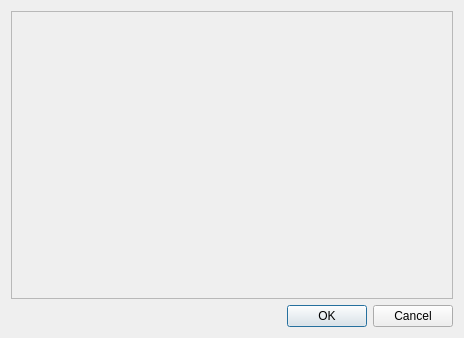
<?xml version="1.0" encoding="UTF-8"?>
<ui version="4.0">
 <class>IgSettingsEditorDialog</class>
 <widget class="QDialog" name="IgSettingsEditorDialog">
  <property name="geometry">
   <rect>
    <x>0</x>
    <y>0</y>
    <width>464</width>
    <height>338</height>
   </rect>
  </property>
  <property name="windowTitle">
   <string>iSpy Settings Editor</string>
  </property>
  <property name="windowIcon">
   <iconset resource="../interface/iggi.qrc">
    <normaloff>:/images/iguana-small.xpm</normaloff>:/images/iguana-small.xpm</iconset>
  </property>
  <layout class="QGridLayout" name="gridLayout">
   <item row="1" column="0">
    <widget class="QDialogButtonBox" name="buttonBox">
     <property name="orientation">
      <enum>Qt::Horizontal</enum>
     </property>
     <property name="standardButtons">
      <set>QDialogButtonBox::Cancel|QDialogButtonBox::Ok</set>
     </property>
    </widget>
   </item>
   <item row="0" column="0">
    <widget class="QScrollArea" name="scrollArea">
     <property name="widgetResizable">
      <bool>true</bool>
     </property>
     <widget class="QWidget" name="scrollAreaWidgetContents">
      <property name="geometry">
       <rect>
        <x>0</x>
        <y>0</y>
        <width>442</width>
        <height>282</height>
       </rect>
      </property>
     </widget>
    </widget>
   </item>
  </layout>
 </widget>
 <resources>
  <include location="../interface/iggi.qrc"/>
 </resources>
 <connections>
  <connection>
   <sender>buttonBox</sender>
   <signal>accepted()</signal>
   <receiver>IgSettingsEditorDialog</receiver>
   <slot>accept()</slot>
   <hints>
    <hint type="sourcelabel">
     <x>248</x>
     <y>254</y>
    </hint>
    <hint type="destinationlabel">
     <x>157</x>
     <y>274</y>
    </hint>
   </hints>
  </connection>
  <connection>
   <sender>buttonBox</sender>
   <signal>rejected()</signal>
   <receiver>IgSettingsEditorDialog</receiver>
   <slot>reject()</slot>
   <hints>
    <hint type="sourcelabel">
     <x>316</x>
     <y>260</y>
    </hint>
    <hint type="destinationlabel">
     <x>286</x>
     <y>274</y>
    </hint>
   </hints>
  </connection>
 </connections>
</ui>
